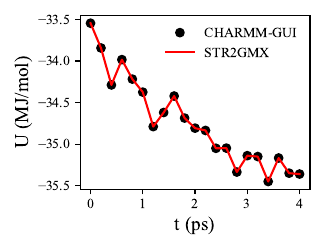

Reproduce this figure in Python.
import matplotlib
matplotlib.use('PDF')
params = {'font.size': 10, 'font.family': 'Times New Roman', 'mathtext.fontset': 'stix'}
matplotlib.rcParams.update(params)
import matplotlib.pyplot as plt
import numpy as np

pl = 'pot.xvg'

fontsize=14
fig, ax = plt.subplots(figsize=(3.25,2.5))

c = np.loadtxt('C36.charmm-gui.gromacs/energy/' + pl, comments=['#', '@'])
s = np.loadtxt('C36.str2gmx.gromacs/energy/' + pl,    comments=['#', '@'])

ax.plot(c[:,0], c[:,1] / 1000, marker='o', ls='None', color='black', label='CHARMM-GUI')
ax.plot(s[:,0], s[:,1] / 1000, color='red', label='STR2GMX')

ax.set_xlabel('t (ps)', fontsize=fontsize)
ax.set_ylabel('U (MJ/mol)', fontsize=fontsize)
ax.legend(frameon=False)

fig.tight_layout()
fig.savefig('plot.pdf')

